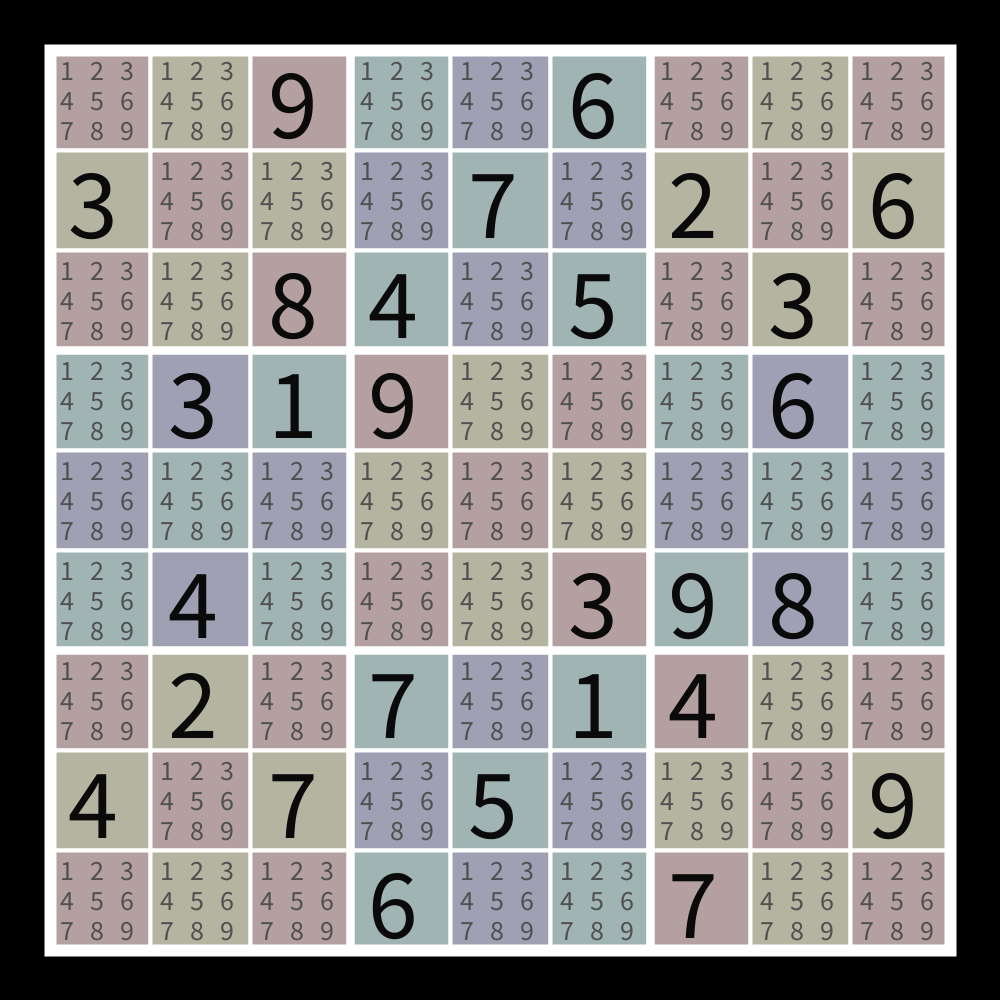
Frame 1 (no input)
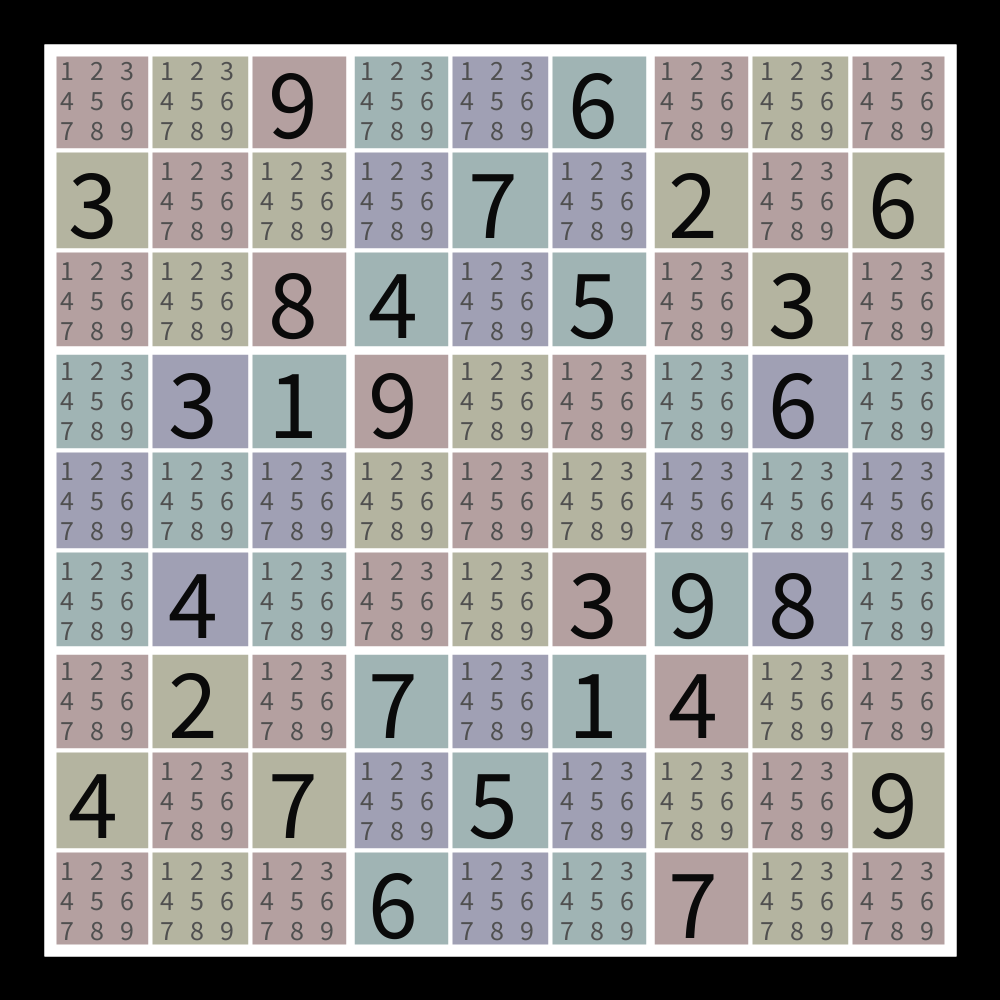
Frame 2 (the mouse pressed at the canvas centre, redrawn once)

The Processing sketch that drew these frames (run headless with seeded random() and noise(); the mouse was pressed at the canvas centre and the sketch redrawn once):

// Processing sketch: SudokuV1
// ── SudokuV1.pde

/*

terminology

sqr =  a 1 by 1 square on the grid    
row =  a 9 by 1 horizontal bar on the grid made from 9 squares  
col =  a 1 by 9 vertical bar on the grid made from 9 squares 
box =  a 3 by 3 box on the grid made from squares)
grid = the 9 by 9 grid of 81 squares 


Pseudo Code

rotate array so the entry grid displays right;
initialise the workGrid array

drawGrid 
  draw 81  1 by 1 outlines
  draw  9  3 by 3 outlines
  draw  1  9 by 9 outline
 

drawNumbers 
  draw the non blank numbers from the grid array
  in the blank squares display a mini 3x3 grid of the current possibles numbers from the workgrid array   

check each horizontal line to remove any numbers already correct for that line
  hilite line being processed
  hilite 1x1 box being processed
   

check each horizontal line to remove any numbers already correct for that line
  hilite line being processed
  hilite 1x1 box being processed 

check each 3x3 square to remove any numbers already correct for that square
  hilite 3x3 box being processed
  hilite 1x1 box being processed

check each square in the 9x9 workgrid for single candidate squares
  hilite 1x1 box being processed

data array formats

grid [0..8][0..8] contains the puzzle. 
  0      = square is unsolved                   (draw as blank to start)
  1..9   = solved square was supplied at start  (number drawn in black )
  11..19 = square solved by this program        (number drawn in white )
  
workgrid [0..8]  [0..8]    [0..9]
         gridx    gridy  candidatelist
  0 = true (this square has been solved) false (there is more than one candidate for this square) 
  1 = true (1 is an option) false (1 has been dismissed)
  2 = true (2 is an option) false (2 has been dismissed)
  .
  .
  9 = true (9 is an option) false (9 has been dismissed)
  

Routines to write

*/
 

/* the sudoku to solve */

int[][] entryGrid = { 
  {0,0,9,0,0,6,0,0,0}, 
  {3,0,0,0,7,0,2,0,6}, 
  {0,0,8,4,0,5,0,3,0},
  {0,3,1,9,0,0,0,6,0},
  {0,0,0,0,0,0,0,0,0},
  {0,4,0,0,0,3,9,8,0},
  {0,2,0,7,0,1,4,0,0},
  {4,0,7,0,5,0,0,0,9},
  {0,0,0,6,0,0,7,0,0}}
  ; 

int[][] grid = new int[9][9]; // [x]  [y] 

/* the sudoku work grid with the current candidate numbers */
boolean [][][] workGrid = new boolean[9][9][10]; // [x]  [y] [nums]

int offset    =  50 ;  /* from top and left of screen */
int boxsize   = 100 ;  /* size of 1x1 box */

int xx        = 0   ;
int yy        = 0   ;
int xxx       = 0   ;
int yyy       = 0   ;
int xxxx      = 0   ;  
int yyyy      = 0   ;  
int htype     = 0   ;  

void setup() {
  println("Setup Started");
  println("  Size");
  size(1000, 1000);
  // frameRate(2);
  println("  Background");
  background(0);
  rotateArray() ;
  workGridInit() ;
  println("Setup Ended");
}

void myLoop() {
  println("myLoop Started");
  drawGrid() ;
  drawNumbers() ;
  println("myLoop Ended");
}

void rotateArray() {
  for (int x = 0 ; x < 9 ; x++) {
    for (int y = 0 ; y < 9 ; y++) {
      grid[y][x] = entryGrid[x][y] ;
    }
  }
}

void workGridInit() {
  println("workGridInit Started");
  for (int x = 0; x < 9 ; x++) {
    for (int y = 0; y < 9 ;y++) {
      if (grid[x][y] == 0 ) {
        for (int z =0 ; z < 10 ;z++) {
          println("x,y,z = ",x,y,z);
          workGrid[x][y][z] = true ;
        }
      }
    }
  }
  println("workGridInit Ended");
}
 
void drawGrid() {
  println("drawgrid Started");
  /* 1x1 boxes */
  stroke(255) ;
  fill(0) ;
  strokeWeight(4) ;

  for (int x = 0 ; x < 9 ; x++) { 
    for (int y = 0 ; y < 9 ; y++) {
      if ( (x/3 + y/3 * 3) % 2 == 0 ) { 
        if ( (x + y * 9) % 2 == 0 ) { 
          fill(180,160,160) ; 
        } else {
          fill(180,180,160) ;
        }
      } else {
        if ( (x + y * 9) % 2 == 0 ) { 
          fill(160,160,180) ; 
        } else {
          fill(160,180,180) ;
        }
      }
      rect(offset + x * boxsize , offset + y * boxsize , boxsize , boxsize ) ;
    }
  }

  /* 3x3 boxes */
  stroke(255) ;
  noFill() ;
  strokeWeight(8) ;

  for (int x = 0 ; x < 3 ; x++) { 
    for (int y = 0 ; y < 3 ; y++) {
      rect(offset + x * boxsize * 3, offset + y * boxsize * 3, boxsize * 3, boxsize * 3) ;
    }
  }

  
  /* 9x9 box */
  stroke(255) ;
  noFill() ;
  strokeWeight(12) ;

  rect(offset, offset, boxsize * 9, boxsize * 9) ;
  println("drawGrid Ended");
}

void drawNumbers() {
  println("drawNumbers Started");

  for (int gridx = 0 ; gridx < 9 ; gridx++) {
    for (int gridy = 0 ; gridy < 9 ; gridy++) {
      textSize(100) ;
      fill(10) ;
      int number = grid[gridx][gridy] ;
      if (number > 0) {
        String num = str(number) ;
        text(num, gridx * boxsize + 68, gridy * boxsize + 138 ) ;
      } else {
        textSize(28) ;
        fill(80) ;
        for (int x = 0 ; x < 3 ; x++) {
          for (int y = 0 ; y < 3 ; y++) {
            int candidate = y * 3 + x + 1 ;
            println("gridx,gridy,candidate = ",gridx,gridy,candidate);
            if (workGrid[gridx][gridy][candidate] == true) {
              String boxnum = str(candidate) ;
              text(boxnum, gridx * boxsize + 60 + x * 30, gridy * boxsize + 80 + y * 30 ) ;
            }
          }
        }
      }
    }
  }
  println("drawNumbers Ended");
}

void hiliteRow(int row) {
}

void hiliteCol(int col) {
}

void hiliteBox(int box) {
}

void hiliteSqr(int sqr) {
}



void hilite(int htype, int hx, int hy) {
  println("hilite Started");
  strokeWeight(12) ;
  noFill() ;

  switch(htype) {
    case 0:    // hilite row
      stroke(255,100,100) ;
      rect(offset , offset +  boxsize * hy , boxsize * 9 , boxsize ) ;
      break;
    case 1:    // hilite column
      stroke(100,255,100) ;
      rect(offset + boxsize * hx, offset , boxsize , boxsize * 9  ) ;   
      break;
    case 2:    // hilite 3x3
      stroke(100,100,255) ;
      rect(offset +  boxsize * hx * 3, offset +  boxsize * hy * 3 , boxsize * 3 , boxsize * 3  ) ;
      break;
    case 3:    // hilite 1x1
      stroke(255,100,255) ;
      rect(offset +  boxsize * hx , offset +  boxsize * hy , boxsize , boxsize ) ;
      break;

  }
  println("hilite Ended");
}

void draw() {
  println("draw Started");
  myLoop() ;
  noLoop();
  println("draw Ended");  
}
void oldDraw() {
  println("oldDraw Started");
  switch(htype) {
    case 0:    // hilite row
      hilite(0,0,yy++) ;
      if (yy > 8) {
        yy = 0 ;
        htype++ ;
      }
      break ;

    case 1:    // hilite column
      hilite(1,xx++,0) ;
      if (xx > 8) {
        xx = 0 ;
        htype++ ;
      }
      break ;

    case 2:    // hilite 3x3  
      hilite(2,xxx++,yyy) ;
      if (xxx > 2) {
        xxx = 0 ;
        yyy++   ;
      }
      if (yyy > 2) {
        yyy = 0 ;
        htype++ ;
      }
      break ;
    case 3:    // hilite 1x1
      hilite(3,xx,yy) ;
      xx++ ;
      if (xx > 8) {
        xx = 0 ;
        yy++ ;
      }
      if (yy > 8) {
        yy = 0 ;
        htype = 0 ;
      }
      break ;
  }
  println("oldDraw Ended");
}
